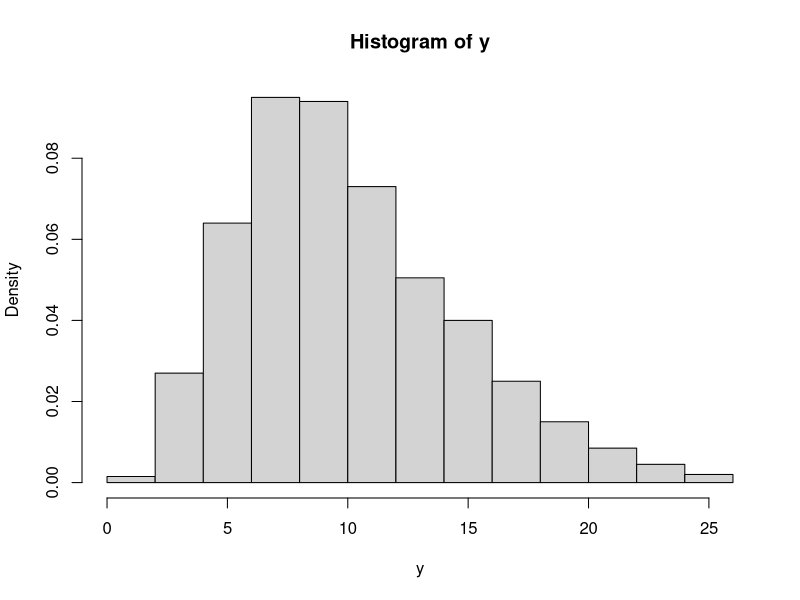
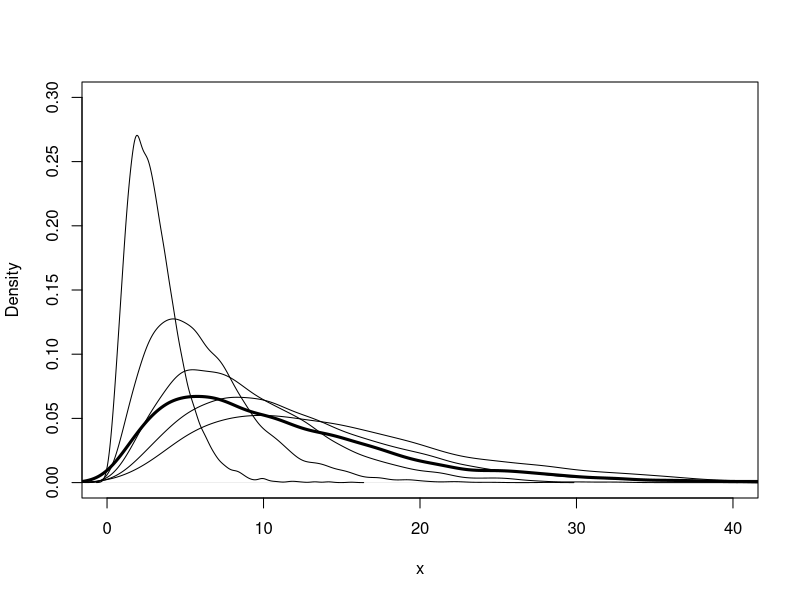

Here is the R script that generated these plots, in order: (Note: this script raises an error after producing the figures.)
## ---- chunk 1
options(scipen = 1, digits = 4, width = 80)
library(knitr)
opts_chunk$set(echo=FALSE,
               cache=TRUE, autodep=TRUE, cache.comments=FALSE,
               message=FALSE, warning=FALSE)
## ---- chunk 2
n <- 1000
nu <- 10
X <- matrix(rnorm(n * nu), n, nu)^2 #matrix of sq. normals
# sum the squared normals across each row: method 1
y <- rowSums(X)


hist(y, probability = TRUE)
## ---- chunk 3
# generate a Poisson-Gamma mixture

n <- 1000
r <- 4
beta <- 3
lambda <- rgamma(n, r, beta) #lambda is random
# now supply the sample of lambda's as the Poisson mean
x <- rpois(n, lambda) #the mixture
# compare with negative binomial
mix <- tabulate(x + 1)/n
negbin <- round(dnbinom(0:max(x), r, beta/(1 + beta)), 3)
se <- sqrt(negbin * (1 - negbin)/n)
round(rbind(mix, negbin, se), 3)

## ---- chunk 4
n <- 5000
k <- sample (1:5 , size =n , replace = TRUE , prob =(1:5) /15)
rate <- 1/k ; x <- rgamma (n , shape =3 , rate = rate )

# plot the density of the mixture with the densities of the components
plot ( density ( x ) , xlim =c(0 ,40) , ylim =c(0 ,.3) ,
lwd =3 , xlab ="x", main ="")
for ( i in 1:5){
  lines ( density ( rgamma (n , 3 , 1/i )))  
}


## ---- chunk 5
randga = function(a, b){
  if(a>1){
    d = a -1/3
    c = 1/sqrt(9*d)
    flag = TRUE
    while(flag){
      z = rnorm(1000)
      if (z > -1/c){
        v = (1+c*x)^3
        u = runif(1000)
        flag = log(u) > (0.5*z^2+d-d*v+d*log(v))
      }
    }
    x = d*v/b
  } else {
    x = randga(a+1, b)
    x = x* runif(1000)^(1/a)
  }
  return (x)
}

hist(randga(0.5, 1))


## ---- chunk 6

s = runif(1000)
if(s < 0.5){
  s = 1
} else {
  s = -1
}
x = rexp(1000)
y = rcauchy(1000)

z = sqrt((2*x)/(1+y^2))

hist(s*z, main = "Histogram of a random variable from normal distribution")
hist(y*z, main = "Histogram of a random variable from normal distribution")
